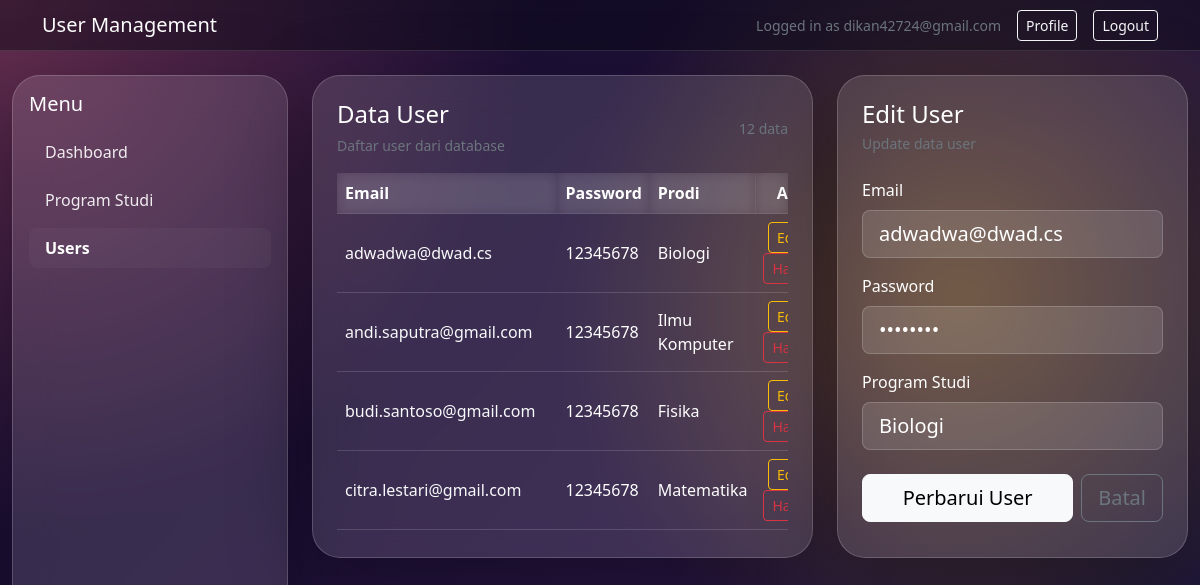
The page /user.php?edit=22 (signed in) on the database its author committed.
### tables this page shows
CREATE TABLE `user_tbl` (
  `user_id` int(11) NOT NULL,
  `email` varchar(255) NOT NULL,
  `password` varchar(255) NOT NULL,
  `prodi_id` int(11) NOT NULL
);

CREATE TABLE `prodi_tbl` (
  `prodi_id` int(11) NOT NULL,
  `nama_prodi` varchar(255) NOT NULL
);

### user.php (the view, shortened to what this page needs)
<?php
$dbHost = 'localhost';
$dbUser = 'root';
$dbPassword = '';
$dbName = 'pemweb_db';
$email = $_SESSION['email'] ?? 'User';
$error = '';
$emailValue = '';
$passwordValue = '';
$selectedProdiId = '';
$editingUserId = null;
$conn = new mysqli($dbHost, $dbUser, $dbPassword, $dbName);
$prodiList = [];
$users = [];
if ($error === '') {
	$prodiResult = $conn->query('SELECT prodi_id, nama_prodi FROM prodi_tbl ORDER BY nama_prodi ASC');
	if ($prodiResult) {
		while ($row = $prodiResult->fetch_assoc()) {
			$prodiList[] = $row;
		}
	}
	if (isset($_GET['edit'])) {
		$editId = intval($_GET['edit']);
		$stmt = $conn->prepare('SELECT user_id, email, password, prodi_id FROM user_tbl WHERE user_id = ?');
		if ($stmt) {
			$stmt->bind_param('i', $editId);
			$stmt->execute();
			$result = $stmt->get_result();
			if ($row = $result->fetch_assoc()) {
				$editingUserId = $row['user_id'];
				$emailValue = $row['email'];
				$passwordValue = $row['password'];
				$selectedProdiId = $row['prodi_id'];
			}
		}
	}
	$userResult = $conn->query('SELECT u.user_id, u.email, u.password, p.nama_prodi FROM user_tbl u LEFT JOIN prodi_tbl p ON p.prodi_id = u.prodi_id ORDER BY u.email ASC');
	if ($userResult) {
		while ($row = $userResult->fetch_assoc()) {
			$users[] = $row;
		}
	}
}
?>
<!doctype html>
<html lang="en">
<head>
	<link rel="stylesheet" href="css/bootstrap.min.css">
</head>
<body>
	<nav class="navbar navbar-expand-lg navbar-dark" style="background: rgba(10, 10, 20, 0.45); backdrop-filter: blur(16px); border-bottom: 1px solid rgba(255, 255, 255, 0.12);">
		<div class="container">
			<span class="navbar-brand mb-0 h1">User Management</span>
			<div class="ms-auto d-flex align-items-center gap-3">
				<span class="text-secondary small">Logged in as <?php echo htmlspecialchars($email, ENT_QUOTES, 'UTF-8'); ?></span>
				<a href="profile.php" class="btn btn-outline-light btn-sm">Profile</a>
				<a href="dashboard.php?logout=1" class="btn btn-outline-light btn-sm">Logout</a>
			</div>
		</div>
	</nav>
	<main class="container-fluid py-4">
		<div class="row g-4">
			<aside class="col-12 col-md-3 mb-4">
				<div class="p-3 hero-glass sidebar">
					<h5 class="mb-3">Menu</h5>
					<ul class="nav flex-column">
						<li class="nav-item mb-2"><a class="nav-link" href="dashboard.php">Dashboard</a></li>
						<li class="nav-item mb-2"><a class="nav-link" href="program_studi.php">Program Studi</a></li>
						<li class="nav-item mb-2"><a class="nav-link active" href="user.php">Users</a></li>
					</ul>
				</div>
			</aside>
			<section class="col-12 col-md-9">
				<div class="row g-4">
					<div class="col-12 col-lg-7">
						<div class="card hero-glass p-4 h-100">
					<div class="d-flex justify-content-between align-items-center mb-3">
						<div>
							<h4 class="mb-1">Data User</h4>
							<small class="text-secondary">Daftar user dari database</small>
						</div>
						<div class="text-secondary small"><?php echo count($users); ?> data</div>
					</div>
						<div class="table-responsive">
						<table class="table table-glass align-middle mb-0">
							<thead>
								<tr>
									<th>Email</th>
									<th>Password</th>
									<th>Prodi</th>
									<th class="text-center">Aksi</th>
								</tr>
							</thead>
							<tbody>
								<?php if (count($users) > 0): ?>
									<?php foreach ($users as $user): ?>
										<tr>
											<td>
												<a href="user.php?edit=<?php echo htmlspecialchars($user['user_id'], ENT_QUOTES, 'UTF-8'); ?>" class="text-light text-decoration-none user-email-link" style="cursor: pointer;">
													<?php echo htmlspecialchars($user['email'] ?? '', ENT_QUOTES, 'UTF-8'); ?>
												</a>
											</td>
											<td><?php echo htmlspecialchars($user['password'] ?? '', ENT_QUOTES, 'UTF-8'); ?></td>
											<td><?php echo htmlspecialchars($user['nama_prodi'] ?? '-', ENT_QUOTES, 'UTF-8'); ?></td>
											<td class="text-center">
												<a href="user.php?edit=<?php echo htmlspecialchars($user['user_id'], ENT_QUOTES, 'UTF-8'); ?>" class="btn btn-sm btn-outline-warning me-2">Edit</a>
												<a href="user.php?delete=<?php echo htmlspecialchars($user['user_id'], ENT_QUOTES, 'UTF-8'); ?>" class="btn btn-sm btn-outline-danger" onclick="return confirm('Apakah Anda yakin ingin menghapus user ini?');">Hapus</a>
											</td>
										</tr>
									<?php endforeach; ?>
								<?php else: ?>
									<tr>
										<td colspan="4" class="text-center text-secondary py-4">Belum ada data user.</td>
									</tr>
								<?php endif; ?>
							</tbody>
						</table>
					</div>
						</div>
					</div>
					<div class="col-12 col-lg-5">
						<div class="card hero-glass p-4 h-100">
							<h4 class="mb-1"><?php echo $editingUserId !== null ? 'Edit User' : 'Tambah User'; ?></h4>
							<small class="text-secondary d-block mb-4"><?php echo $editingUserId !== null ? 'Update data user' : 'Isi data untuk menambahkan user baru'; ?></small>
							<form method="post" action="user.php">
								<div class="mb-3">
									<label for="email" class="form-label">Email</label>
									<input type="email" class="form-control form-control-lg" id="email" name="email" value="<?php echo htmlspecialchars($emailValue, ENT_QUOTES, 'UTF-8'); ?>" placeholder="name@example.com" required>
								</div>
								<div class="mb-3">
									<label for="password" class="form-label">Password</label>
									<input type="password" class="form-control form-control-lg" id="password" name="password" value="<?php echo htmlspecialchars($passwordValue, ENT_QUOTES, 'UTF-8'); ?>" placeholder="Password" required>
								</div>
								<div class="mb-4">
									<label for="prodi_id" class="form-label">Program Studi</label>
									<select class="form-select form-select-lg" id="prodi_id" name="prodi_id" required>
										<?php foreach ($prodiList as $prodi): ?>
											<option value="<?php echo htmlspecialchars($prodi['prodi_id'], ENT_QUOTES, 'UTF-8'); ?>" <?php echo ((string)$selectedProdiId === (string)$prodi['prodi_id']) ? 'selected' : ''; ?>>
												<?php echo htmlspecialchars($prodi['nama_prodi'], ENT_QUOTES, 'UTF-8'); ?>
											</option>
										<?php endforeach; ?>
									</select>
								</div>
								<div class="d-grid gap-2 d-flex">
									<button type="submit" class="btn btn-light btn-lg flex-grow-1"><?php echo $editingUserId !== null ? 'Perbarui User' : 'Simpan User'; ?></button>
									<?php if ($editingUserId !== null): ?>
										<a href="user.php" class="btn btn-outline-secondary btn-lg">Batal</a>
									<?php endif; ?>
								</div>
							</form>
						</div>
					</div>
				</div>
			</section>
		</div>
	</main>
</body>
</html>

### user.php (style rules this page uses)
body { min-height: 100vh; background: radial-gradient(circle at top left, rgba(255, 111, 145, 0.35), transparent 28%), radial-gradient(circle at 80% 20%, rgba(255, 196, 0, 0.28), transparent 26%), radial-gradient(circle at 20% 85%, rgba(76, 175, 255, 0.24), transparent 28%), linear-gradient(135deg, #140b2d 0%, #25143f 45%, #0f1832 100%); color: #fff; }
.hero-glass { backdrop-filter: blur(20px); background: rgba(255, 255, 255, 0.12); border: 1px solid rgba(255, 255, 255, 0.18); color: #fff; border-radius: 1.75rem; box-shadow: 0 24px 80px rgba(0, 0, 0, 0.35); }
.table-glass { --bs-table-bg: transparent; --bs-table-color: #fff; --bs-table-border-color: rgba(255, 255, 255, 0.15); }
.table-responsive { max-height: 360px; overflow-y: auto; }
.table-responsive table { margin-bottom: 0; }
.table-responsive thead th { position: sticky; top: 0; z-index: 2; background: rgba(255, 255, 255, 0.06); backdrop-filter: blur(6px); color: #fff; }
.form-control, .form-select { background: rgba(255, 255, 255, 0.12); border: 1px solid rgba(255, 255, 255, 0.18); color: #fff; }
.form-control::placeholder { color: rgba(255, 255, 255, 0.55); }
.form-select option { color: #111; }
.sidebar { min-height: calc(100vh - 96px); position: sticky; top: 72px; }
.sidebar .nav-link { color: rgba(255,255,255,0.9); }
.sidebar .nav-link.active { font-weight: 700; color: #fff; background: rgba(255,255,255,0.03); border-radius: 0.5rem; }

### rows shown on the page
user_tbl: email "adwadwa@dwad.cs", password "12345678", prodi.nama_prodi "Biologi", prodi_id "Biologi"
user_tbl: email "andi.saputra@gmail.com", password "12345678", prodi.nama_prodi "Ilmu Komputer"
user_tbl: email "budi.santoso@gmail.com", password "12345678", prodi.nama_prodi "Fisika"
user_tbl: email "citra.lestari@gmail.com", password "12345678", prodi.nama_prodi "Matematika"

### other values the page prints
$email "dikan42724@gmail.com"
count($users) "12"
